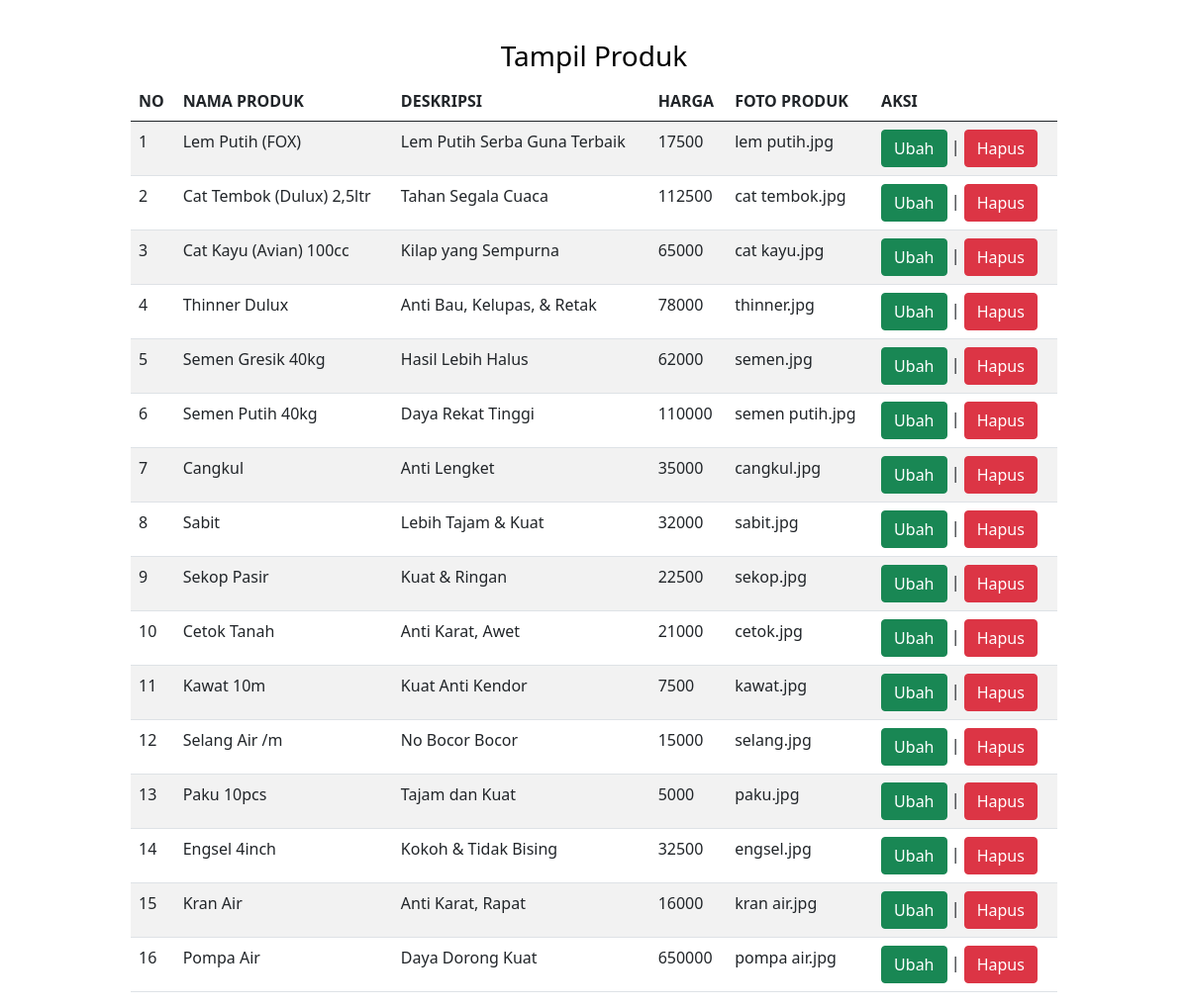
The page /tampil_produk.php on the database its author committed.
### tables this page shows
CREATE TABLE `produk` (
  `id_produk` int(11) NOT NULL,
  `nama_produk` varchar(100) NOT NULL,
  `deskripsi` text NOT NULL,
  `harga` int(11) NOT NULL,
  `foto_produk` varchar(255) NOT NULL
);

### tampil_produk.php (the view, shortened to what this page needs)
<!DOCTYPE html>
<html>
<head>
    <link href="https://cdn.jsdelivr.net/npm/bootstrap@5.0.1/dist/css/bootstrap.min.css" rel="stylesheet">
</head>
<body>
    <div class="container">
    <h3>Tampil Produk</h3>
    <table class="table table-hover table-striped">
        <thead>
            <tr>
                <th>NO</th>
                <th>NAMA PRODUK</th>
                <th>DESKRIPSI</th>
                <th>HARGA</th>
                <th>FOTO PRODUK</th>
                <th>AKSI</th>
            </tr>
        </thead>
    <tbody>
            <?php
            include "koneksitoko.php";
            $qry_produk=mysqli_query($conn,"select * from produk");
            $no=0;
            while($data_produk=mysqli_fetch_array($qry_produk)){
            $no++;
            ?>
            <tr>
                <td><?=$no?></td>
                <td><?=$data_produk['nama_produk']?></td>
                <td><?=$data_produk['deskripsi']?></td>
                <td><?=$data_produk['harga']?></td>
                <td><?=$data_produk['foto_produk']?></td>
                <td>
                    <a href="ubah_produk.php?id_produk=<?=$data_produk['id_produk']?>"
                    class="btn btn-success">Ubah</a> |
                    <a href="hapus.php?id_produk=<?=$data_produk['id_produk']?>" onclick="return confirm('Apakah anda yakin menghapus data ini?')" class="btn btn-danger">Hapus</a></td>
            </tr>
            <?php
            }
            ?>
        </tbody>
    </table>
    </div>
</body>
</html>

### tampil_produk.php (style rules this page uses)
.container { width: 80%; margin: 0 auto; margin-top: 5vh; }
.container h3 { text-align: center; color : black; }

### rows shown on the page
produk: nama_produk "Lem Putih (FOX)", deskripsi "Lem Putih Serba Guna Terbaik", harga "17500", foto_produk "lem putih.jpg"
produk: nama_produk "Cat Tembok (Dulux) 2,5ltr", deskripsi "Tahan Segala Cuaca", harga "112500", foto_produk "cat tembok.jpg"
produk: nama_produk "Cat Kayu (Avian) 100cc", deskripsi "Kilap yang Sempurna", harga "65000", foto_produk "cat kayu.jpg"
produk: nama_produk "Thinner Dulux", deskripsi "Anti Bau, Kelupas, & Retak", harga "78000", foto_produk "thinner.jpg"
produk: nama_produk "Semen Gresik 40kg", deskripsi "Hasil Lebih Halus", harga "62000", foto_produk "semen.jpg"
produk: nama_produk "Semen Putih 40kg", deskripsi "Daya Rekat Tinggi", harga "110000", foto_produk "semen putih.jpg"
produk: nama_produk "Cangkul", deskripsi "Anti Lengket", harga "35000", foto_produk "cangkul.jpg"
produk: nama_produk "Sabit", deskripsi "Lebih Tajam & Kuat", harga "32000", foto_produk "sabit.jpg"
produk: nama_produk "Sekop Pasir", deskripsi "Kuat & Ringan", harga "22500", foto_produk "sekop.jpg"
produk: nama_produk "Cetok Tanah", deskripsi "Anti Karat, Awet", harga "21000", foto_produk "cetok.jpg"
produk: nama_produk "Kawat 10m", deskripsi "Kuat Anti Kendor", harga "7500", foto_produk "kawat.jpg"
produk: nama_produk "Selang Air /m", deskripsi "No Bocor Bocor", harga "15000", foto_produk "selang.jpg"
produk: nama_produk "Paku 10pcs", deskripsi "Tajam dan Kuat", harga "5000", foto_produk "paku.jpg"
produk: nama_produk "Engsel 4inch", deskripsi "Kokoh & Tidak Bising", harga "32500", foto_produk "engsel.jpg"
produk: nama_produk "Kran Air", deskripsi "Anti Karat, Rapat", harga "16000", foto_produk "kran air.jpg"
produk: nama_produk "Pompa Air", deskripsi "Daya Dorong Kuat", harga "650000", foto_produk "pompa air.jpg"
